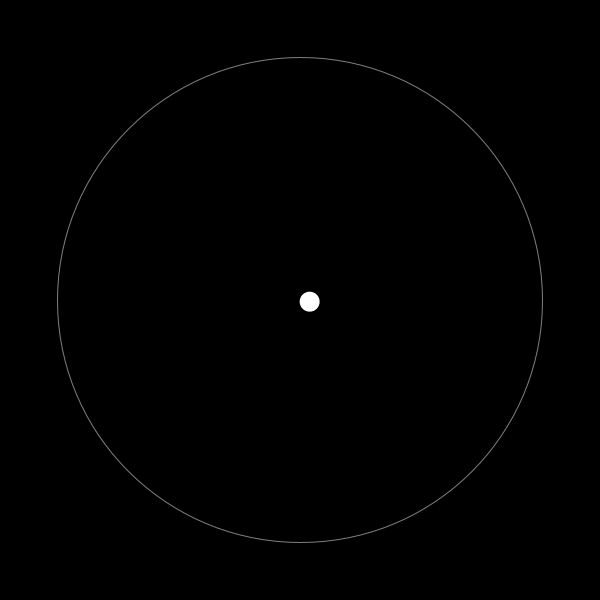
Frame 1 (no input)
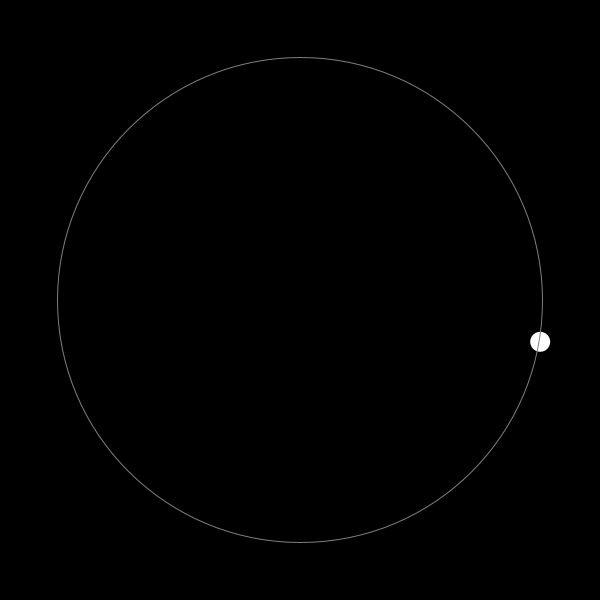
Frame 60 (the mouse pressed at the canvas centre just before this capture)
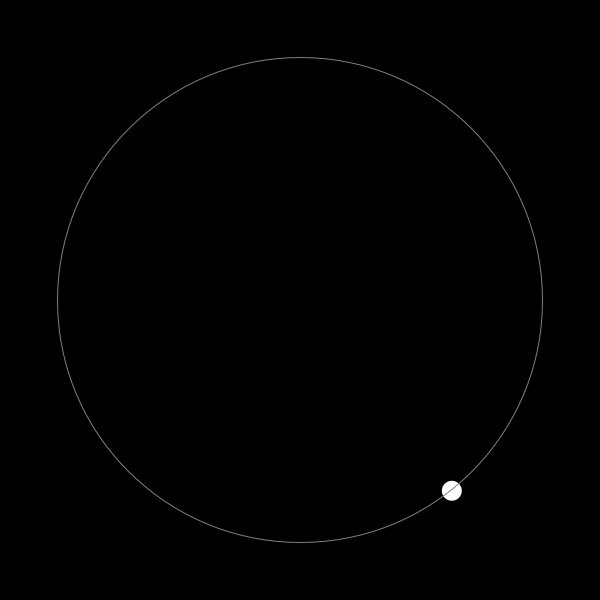
Frame 120 (the mouse held since frame 60 and released just before this capture)

The Processing sketch that drew these frames (run headless with seeded random() and noise(); from frame 60 on, the mouse is pressed at the canvas centre):

// Processing sketch: nouvel_exemple_pvector_friction
// ── nouvel_exemple_pvector_friction.pde
// renaud.jean-francois(arobas)uqam(point)ca
// Syntaxe Processing version 3.5.4
// lundi, 12 octobre 2020

PVector pos, vel, friction;
int decompteFrames = 0;

void setup() {
  size(600, 600);

  background(0);
  fill(255);
  noStroke();

  pos = new PVector(width/2, height/2, 0);
  vel = vel.random2D(); // retourne un vecteur, donc pas nécessaire de faire new PVector();
  //println(vel.mag());
  vel.mult(10);

  //friction = new PVector(vel.x, vel.y, vel.z);
  friction = vel.copy();
  friction.mult(-0.02); // force opposée, mais beaucoup plus faible
  //println(friction.mag());
}

void draw() {
  background(0);

  if (vel.mag() > 1) { // si velocité du mobile plus grande que 1 pixel par frame
    vel.add(friction); // la force de friction produit une décélération progressive
    pos.add(vel);
  } else {
    vel.mult(0); // on arrête le mobile
    
    if (decompteFrames == 0) {
      decompteFrames = frameCount;
    }
  }

  ellipse(pos.x, pos.y, 20, 20);

  pushStyle();
  noFill();
  stroke(127);
  ellipse(width/2, height/2, 485, 485);
  popStyle();

  if (decompteFrames == frameCount) { // pour imprimer une fois et non de façon continue
    println(pos.x);
    println(pos.y);
    println(pos.z);
    println();
  }
}

void mousePressed() {
  pos = new PVector(width/2, height/2, 0);
  vel = vel.random2D();
  vel.mult(10);
  friction = vel.copy();
  friction.mult(-0.02);
  
  decompteFrames = 0; // réinitialisation de la variable
}
